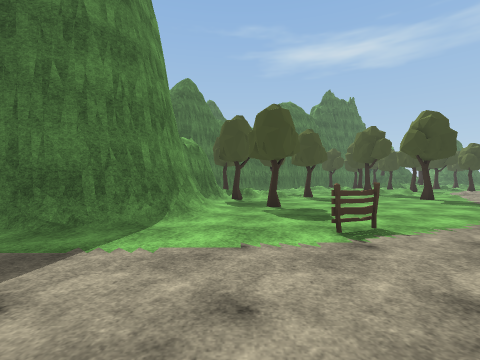
[1] (above)

23 first-person views from a walk through a 3-D level made in the Unity game engine. The camera is 1.3 m above the floor, looks level and sees 85° across. The floor is counted in squares, 2 m on a side. Each view is taken from the middle of a square. On the plan, view 1 faces up. The plan holds only what a view shows up to about 9 squares ahead; the rest is blank. The place goes on beyond the plan. Some animated figures are left out. Some surface patterns are stand-ins.

[2]
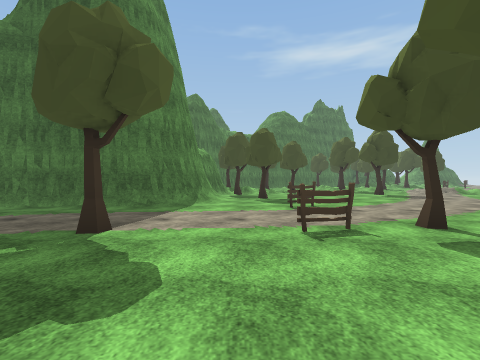

[3]
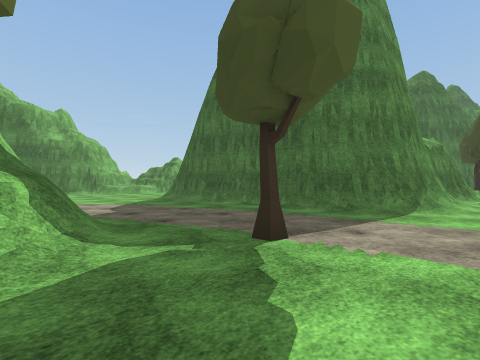

[4]
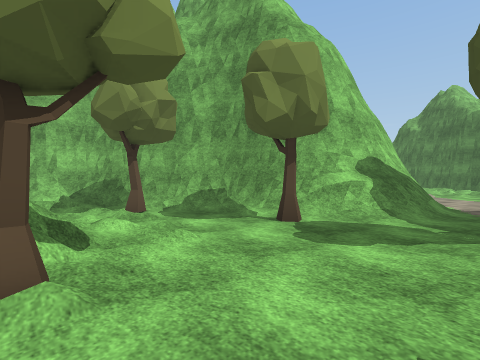

[5]
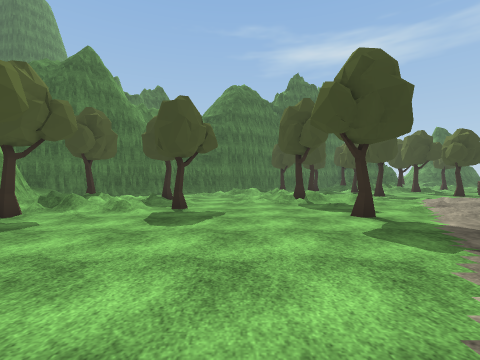

[6]
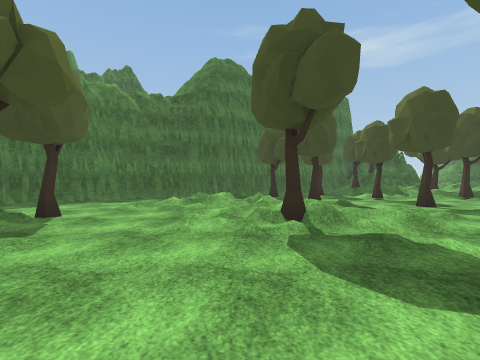

[7]
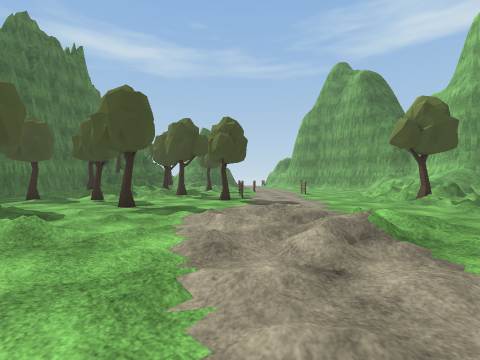

[8]
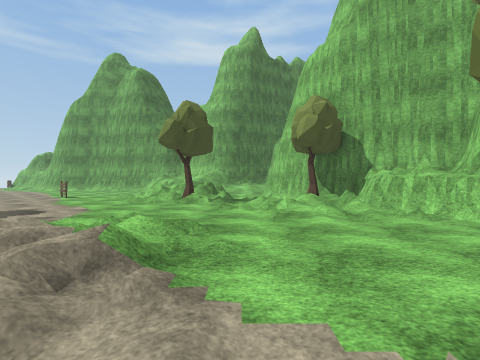

[9]
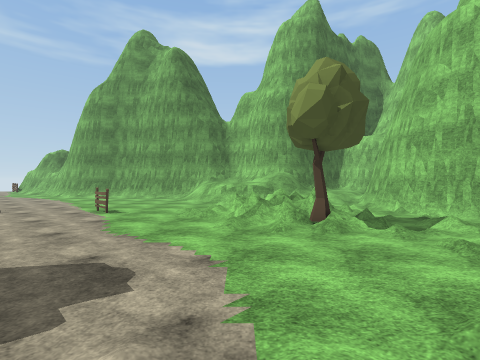

[10]
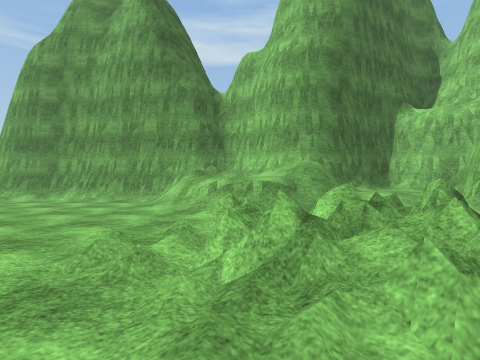

[11]
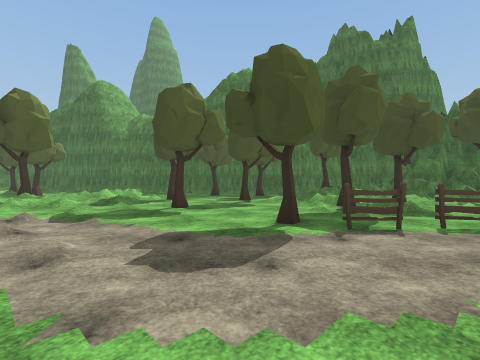

[12]
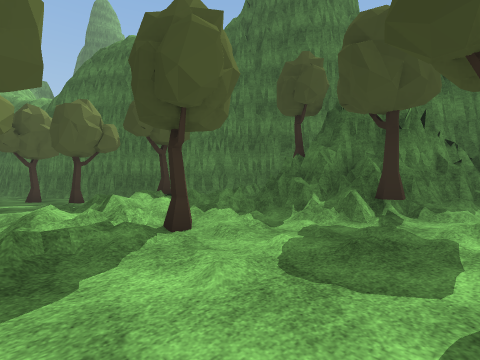

[13]
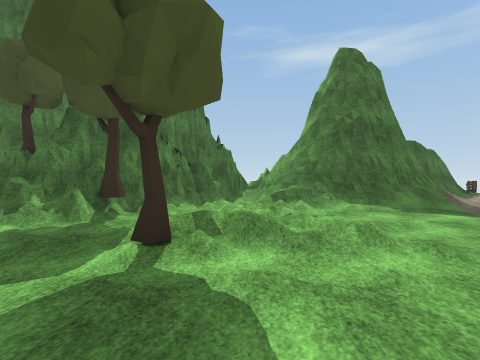

[14]
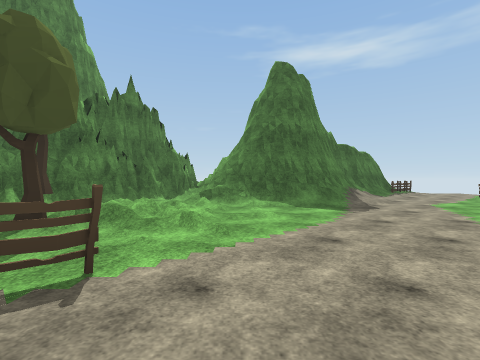

[15]
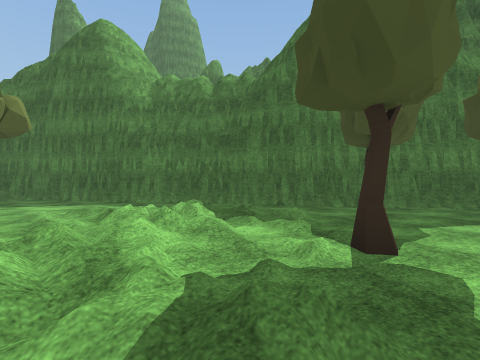

[16]
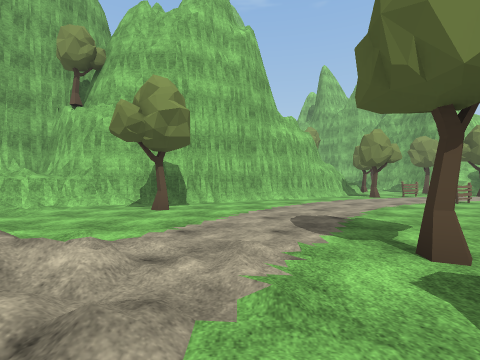

[17]
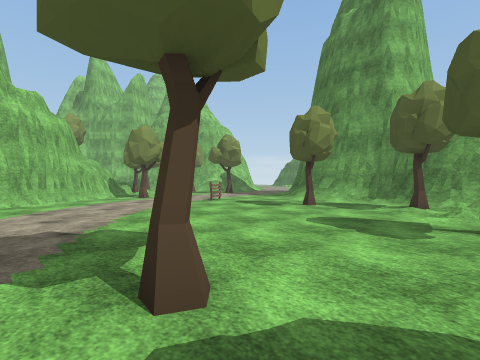

[18]
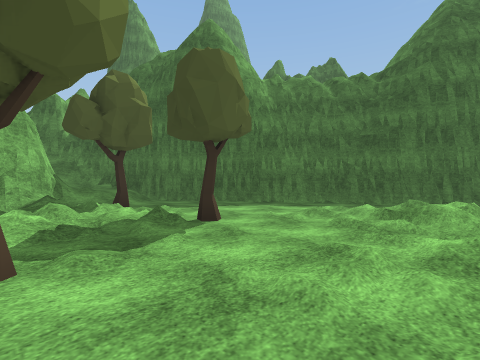

[19]
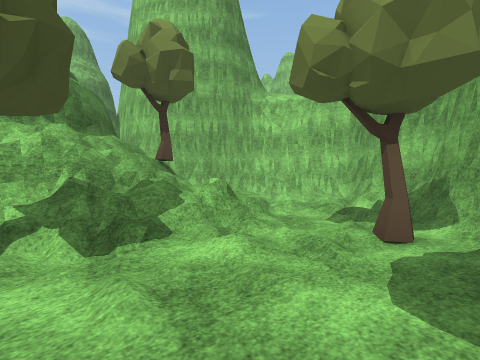

[20]
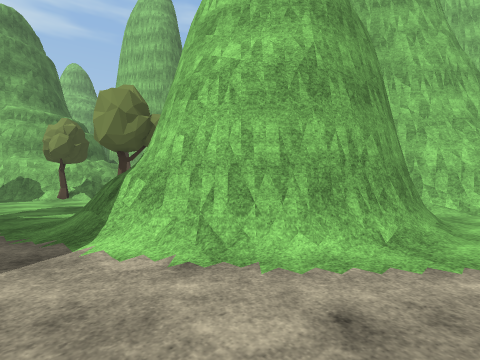

[21]
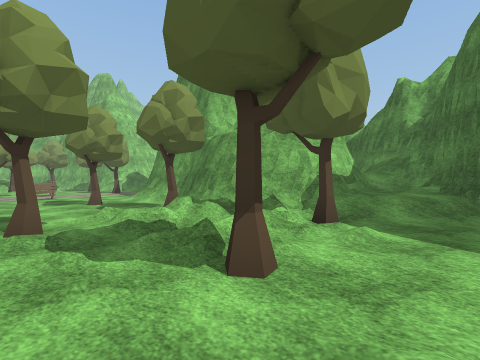

[22]
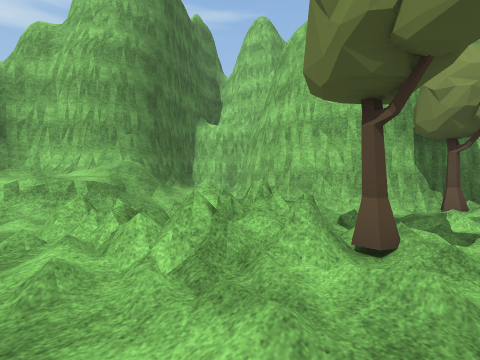

[23]
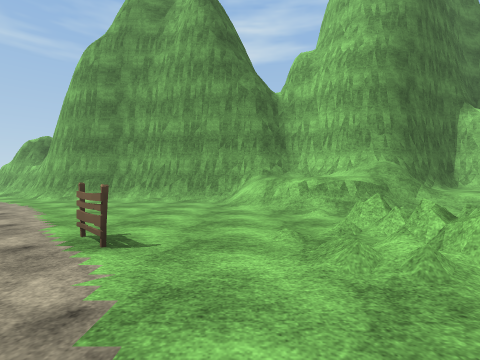

### Floor plan
Key: @ floor where view 1 was taken; # wall or solid block; x gap in a wall; . main floor; : floor 0.25 m higher than the main floor; + floor 0.5 m higher than the main floor; * floor 0.75 m higher than the main floor; % floor 1.5 m higher than the main floor; / step, stairs or slope; = window, fence, low wall or low ledge; ^ raised ledge; T tree; F fence.
Columns run from 8 left of view 1 to 23 right of it. Each row starts with its distance up from view 1.
 26                               ##
 25                        #####  #/
 24                        ##/=####/
 23                  #######///////.
 22                  # =###T///.....
 21               ###  /x//////.....
 20             ###.. T/x///T//.....
 19            ##/..T/ /+T/./.......
 18          ###./T.//////./..F.....
 17         ##/.//....T//T/......../
 16       ###..////T....//.F......./
 15      ##...//////......F...F....#
 14     ##...././///..T..T.........#
 13   ###*/./.T.////.............//#
 12   #////T///.//T/../......//../%#
 11   #/###=//..////////..../=x=//%#
 10   #   ## /.T.....////...T#=///##
  9       ##T/....T.////..../=x=.=##
  8       ##.........//...//.//.//##
  7       #/............./////##//*#
  6       ##.T..........////T#######
  5       ##..........T../^/##
  4   #####...F.........#^^##
  3 ###..............#######
  2 ...............###
  1 ...........T.###
  0 ......T.@F..##
 -1 ...==......##
 -2 ..###^T...T##
 -3 .##  #/../##
 -4 .#   ##.///##
 -5 .#    #/T//*##
 -6 ..    ##///* #
 -7 ###    ## .. #
 -8         ##:###

Where each view was taken, in squares from view 1:
view 1: 0 up, 0 right, facing up
view 2: 3 down, 0 right, facing up
view 3: 2 down, 0 right, facing up-left
view 4: 0 up, 2 right, facing down-left
view 5: 4 up, 4 right, facing up
view 6: 8 up, 5 right, facing up
view 7: 8 up, 7 right, facing up-right
view 8: 8 up, 8 right, facing right
view 9: 11 up, 11 right, facing right
view 10: 11 up, 15 right, facing right
view 11: 11 up, 15 right, facing up-left
view 12: 17 up, 16 right, facing up-left
view 13: 17 up, 17 right, facing up
view 14: 16 up, 19 right, facing up
view 15: 13 up, 8 right, facing up-left
view 16: 11 up, 8 right, facing down
view 17: 10 up, 7 right, facing down-left
view 18: 10 up, 5 right, facing up-left
view 19: 2 down, 1 left, facing down-right
view 20: 0 up, 8 left, facing down-right
view 21: 14 up, 3 right, facing down-left
view 22: 12 up, 15 right, facing down-right
view 23: 13 up, 15 right, facing right
